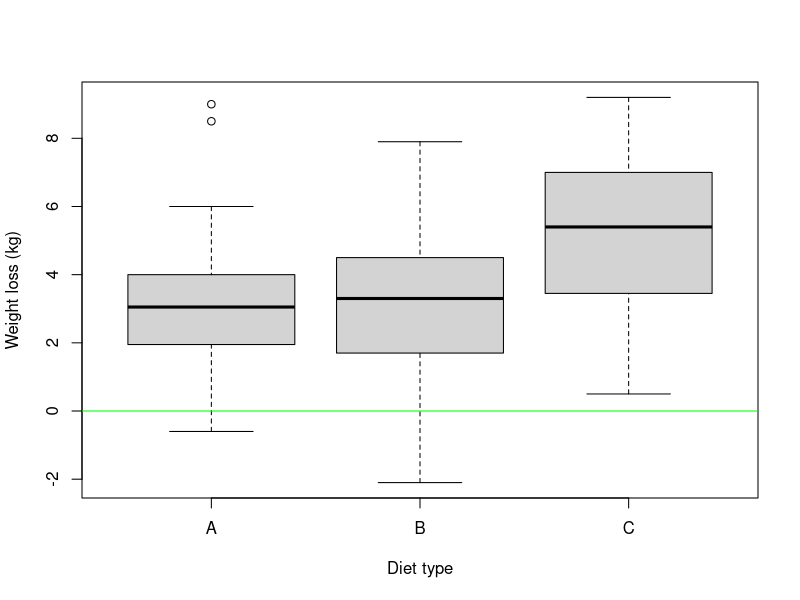
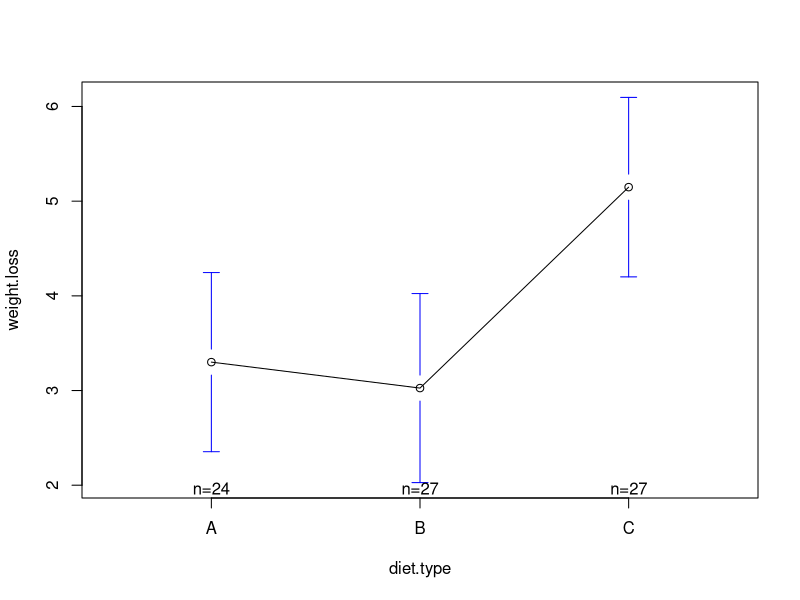
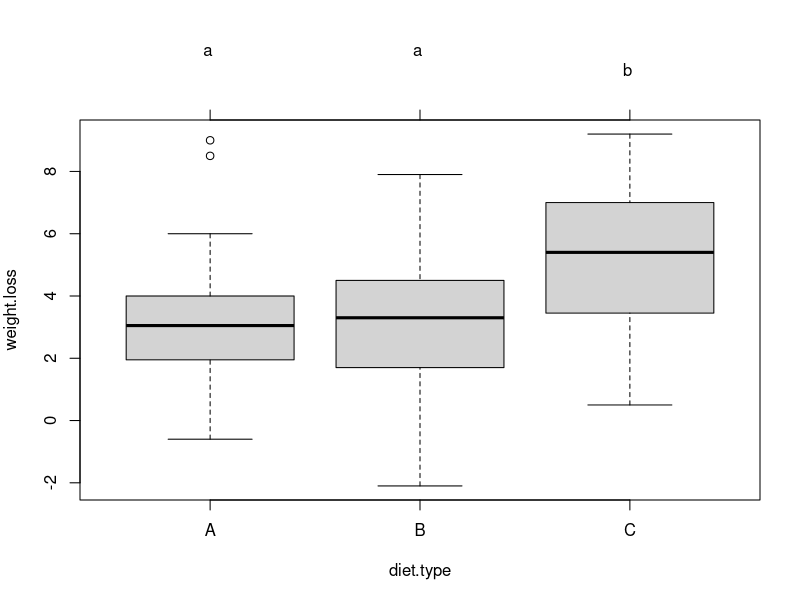

Write the R code that produced these figures, in order.
#Дисперсионный анализ. Пример

#Загрузим данные (требуется установить Рабочую папку с помощью setwd) или указать полный путь
data = read.csv("data/diet.csv",row.names=1)
summary(data)
#Ознакомимся со структурой и переименуем колонки, как нам удобно
#data/Diet_data_description.docx
#data/diet.csv
colnames(data) <- c("gender", "age", "height", "initial.weight", 
                    "diet.type", "final.weight")
data$diet.type <- factor(c("A", "B", "C")[data$diet.type])
#Добавим новую колонку - Похудение
data$weight.loss = data$initial.weight - data$final.weight
#Проанализиуем есть ли различия по типам диет
boxplot(weight.loss~diet.type,data=data,col="light gray",
        ylab = "Weight loss (kg)", xlab = "Diet type")
abline(h=0,col="green")

#проверим сбалансированные ли данные
table(data$diet.type)

#График групповых средних
library(gplots) #библиотека устанавлевается с помощью install.packages
plotmeans(weight.loss ~ diet.type, data=data)
aggregate(data$weight.loss, by = list(data$diet.type), FUN=sd)


#Для подгонки ANOVA модели используем функцию aov, частный случай линейной модели lm
#тест на межгрупповые различия
fit <- aov(weight.loss ~ diet.type, data=data)
summary(fit)

#попарные различия между средними значениями для всех групп
TukeyHSD(fit)

#Tukey honest significant differences test)
library(multcomp)
par(mar=c(5,4,6,2))
tuk <- glht(fit, linfct=mcp(diet.type="Tukey"))
plot(cld(tuk, level=.05),col="lightgrey")

#Задание
#Добавить проверку на выборы и избавиться от них
#повторно проверсти все тесты и сравнить результаты с выбросами и без
#Открыть документ https://www.sheffield.ac.uk/polopoly_fs/1.547015!/file/Diet_data_description.docx
#и попытаться выполнить задания из него
